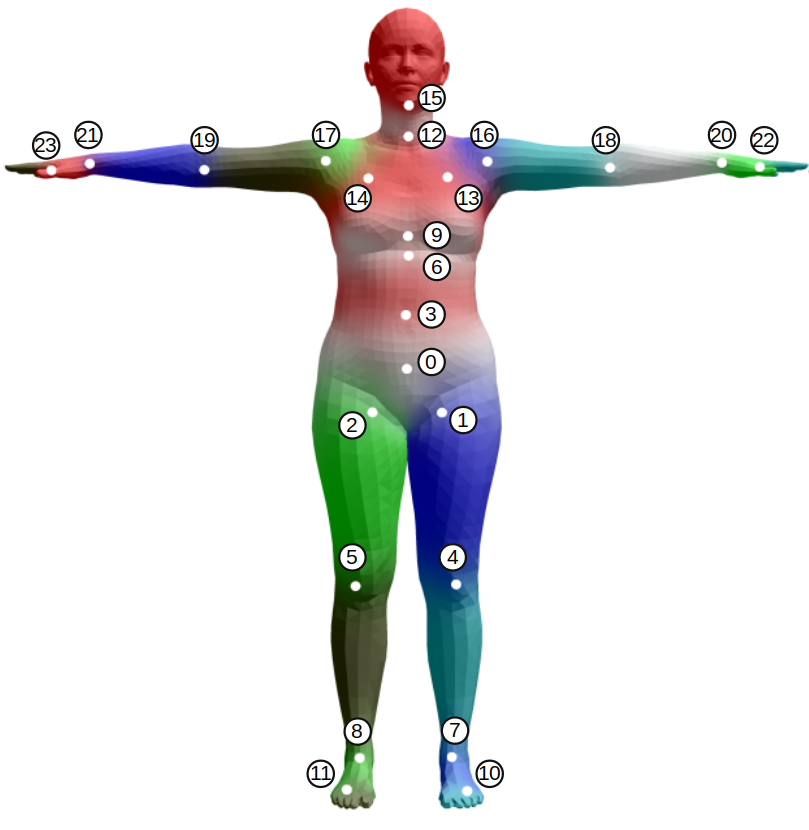
#> input picture notes/SMPL.png, 809 x 830 px
$ python crop.py --src ../../notes --dst out
#> lines starting #> are read from the running program, lines starting #| are printed output that depends on the picture
import os
import cv2
import argparse
from glob import glob

def main():
    parser = argparse.ArgumentParser(
        description="Crop the left half of each image in a directory"
    )
    parser.add_argument(
        "--src",
        type=str,
        required=True,
        help="Source image directory"
    )
    parser.add_argument(
        "--dst",
        type=str,
        required=True,
        help="Destination directory for cropped images"
    )
    parser.add_argument(
        "--ext",
        type=str,
        default="*",
        help="Image extension filter, e.g. jpg, png (default: all)"
    )

    args = parser.parse_args()

    os.makedirs(args.dst, exist_ok=True)

    pattern = os.path.join(args.src, f"*.{args.ext}") if args.ext != "*" \
              else os.path.join(args.src, "*")
    img_paths = sorted(glob(pattern))

    if len(img_paths) == 0:
        print(f"[ERROR] No images found in {args.src}")
        return

    for img_path in img_paths:
        img = cv2.imread(img_path)
#> img is the input picture: shape (830, 809, 3); mean B, G, R 228.6, 228.6, 228.2
        if img is None:
            print(f"[WARN] Cannot read {img_path}")
            continue

        h, w = img.shape[:2]
#> h = 830; w = 809
        left_half = img[:, :w // 2]
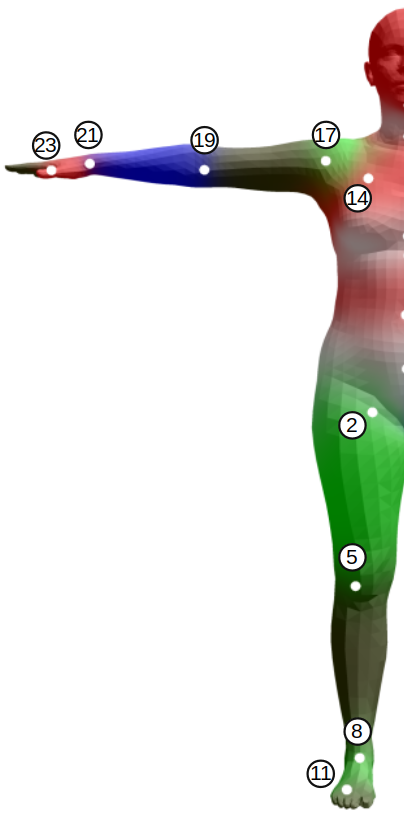
#> left_half: shape (830, 404, 3); mean B, G, R 223.1, 228.3, 227.3

        out_path = os.path.join(args.dst, os.path.basename(img_path))
        cv2.imwrite(out_path, left_half)
#> pass 2 of the loop in main, `for img_path in img_paths:`:
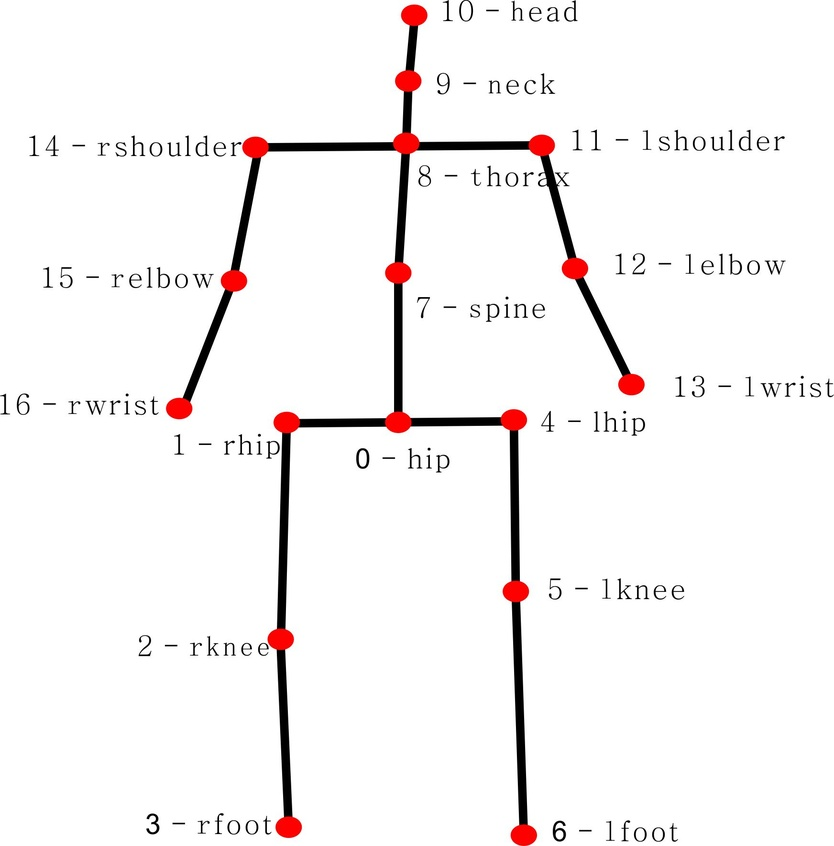
#> input picture notes/h36m.jpg, 834 x 846 px, shrunk from 1744 x 1768 before the run
#> in main, img is the input picture: shape (846, 834, 3); mean B, G, R 243.9, 243.9, 246.5
#> in main, `left_half = img[:, :w // 2]`:
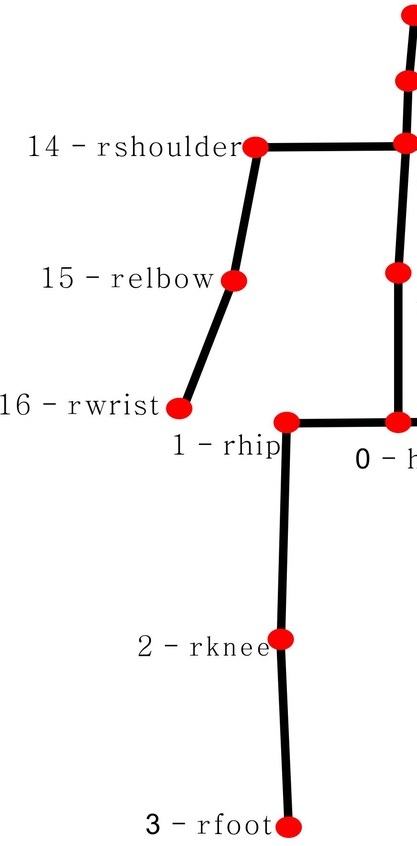
#> left_half: shape (846, 417, 3); mean B, G, R 242.7, 242.7, 245.9

    print(f"[DONE] Cropped {len(img_paths)} images")
    print(f"[SRC] {args.src}")
    print(f"[DST] {args.dst}")

if __name__ == "__main__":
    main()
